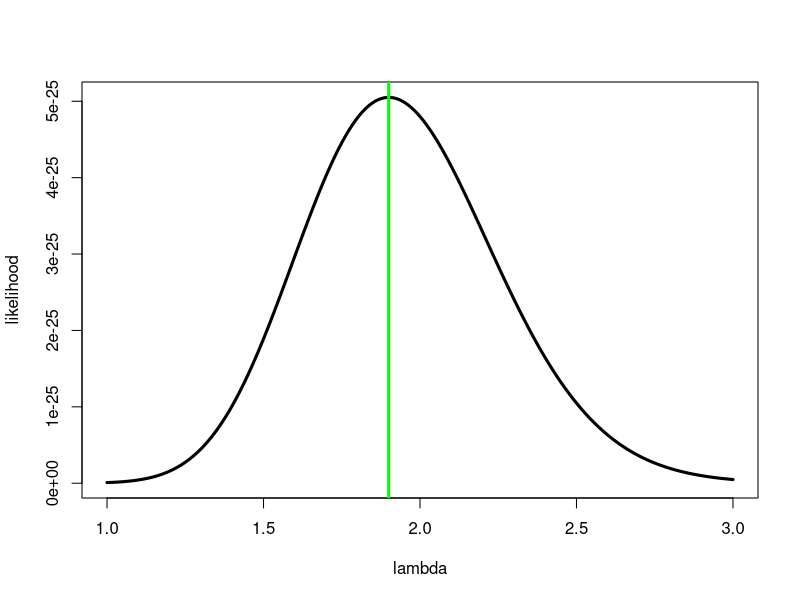
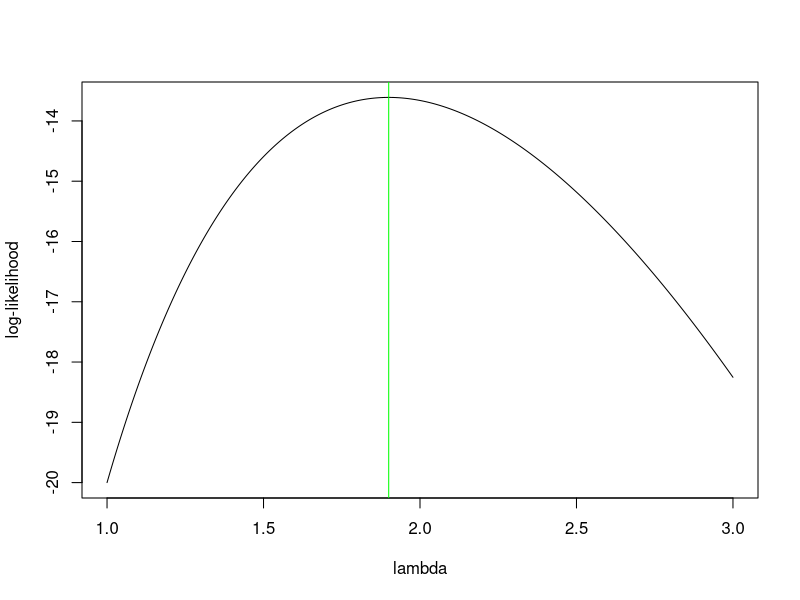
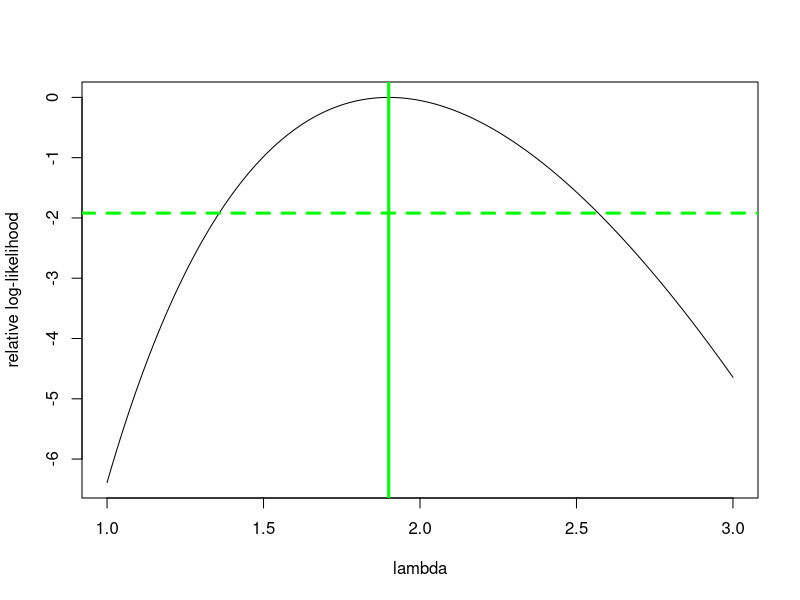

These figures' R source, in order: (Note: this script raises an error after producing the figures.)
#Poisson

#creating dataset
month <- seq(1:20)

accidents <- c(2,2,1,1,0,4,2,1,2,1,1,1,3,1,2,2,3,2,3,4)

poisson <- data.frame(month,accidents)

#plausible sequence of values:
lambda = seq(1,3, length=1000)

#MLE
MLE <- mean(accidents)


##likelihood function:
likelihood_poisson <- (lambda^sum(poisson$accidents))*exp(-length(poisson$month)*lambda)/prod(factorial(length(poisson$accidents)))

plot(lambda, likelihood_poisson, ylab="likelihood", xlab="lambda", type="l", lwd=3)
abline(v=MLE, lwd=3, col="green")

##log likelihood

loglikehood_poisson <- sum(poisson$accidents)*log(lambda) - length(poisson$accidents)*lambda

plot(lambda,loglikehood_poisson, ylab="log-likelihood", type="l", lwd="")
abline(v=MLE, col="green")
#################################################################

#relative log-likelihood



relativeloglike_poisson <- 
  sum(poisson$accidents)*log(lambda) - length(poisson$accidents)*lambda - 
  (sum(poisson$accidents)*log(MLE)-length(poisson$accidents)*MLE)

plot(lambda, relativeloglike_poisson, ylab='relative log-likelihood', type = 'l')
abline(v=MLE, lwd=3, col="green")
#Wilks interval
abline(h=-1.92, lwd=3, col="green", lty=2)

#how to find the min and max #WILKS INTERVAL
min(lambda[(relativeloglike_poisson>=-1.92)])
max(lambda[(relativeloglike_poisson>=-1.92)])

#WALD INTERVAL

#MLE
MLE

#variance: 1/(sum(x)/MLE^2) = SECOND DERIVATIVE OF POISSON DIST
1/(sum(accidents)/(MLE^2))

#Standard error
sqrt(1/(sum(accidents)/(MLE^2)))

#Confidence interval

MLE+(1.96*sqrt(1/(sum(accidents)/(MLE^2))))
MLE-(1.96*sqrt(1/(sum(accidents)/(MLE^2))))


#################################################################
#################################################################
#################################################################
#################################################################
#################################################################
#################################################################
#################################################################
#################################################################
#################################################################
#################################################################
#################################################################
#################################################################
#################################################################
#################################################################

poisson2 <- poidata

lambda2 <- seq(.5,1.5, length=100)

MLE2 <- mean(poisson2)

##RELATIVE LOG LIKELIHOOD
relativeloglike_poisson2 <- 
  (sum(poisson2)*log(lambda2) - length(poisson2)*lambda2 - 
  (sum(poisson2)*log(MLE2)-length(poisson2)*MLE2))

# relativeloglike_poisson2 <- 
#   (-length(poisson2)*lambda2) + (sum(poisson2)*log(lambda2))-
#   ((-length(poisson2)*MLE2)+(sum(poisson2)*log(MLE2)))

plot(lambda2, relativeloglike_poisson2, ylab='relative log-likelihood', type = 'l')
abline(v=MLE2, lwd=3, col="green")
#Wilks interval
abline(h=-1.92, lwd=3, col="green", lty=2)

#how to find the min and max #WILKS INTERVAL
min(lambda2[(relativeloglike_poisson2>=-1.92)])
max(lambda2[(relativeloglike_poisson2>=-1.92)])

# MLE is  .9 (.73-1.1)

#optimisation
n <- length(poisson2)

myfunction <- function(lambda2, y,n){
  (-n*lambda2)+(sum(y)*log(lambda2))
}

optim(par=.9, fn=myfunction,method="BFGS",control=list(fnscale=-1),y=poisson2, n=100)


#WALD INTERVAL

#variance: 1/(sum(x)/MLE^2) = SECOND DERIVATIVE OF EXPONENTIAL DIST
1/(sum(poisson2)/(MLE2^2))

#Standard error
sqrt(1/(sum(poisson2)/(MLE2^2)))

#Confidence interval

MLE2+(1.96*sqrt(1/(sum(poisson2)/(MLE2^2))))
MLE2-(1.96*sqrt(1/(sum(poisson2)/(MLE2^2))))
